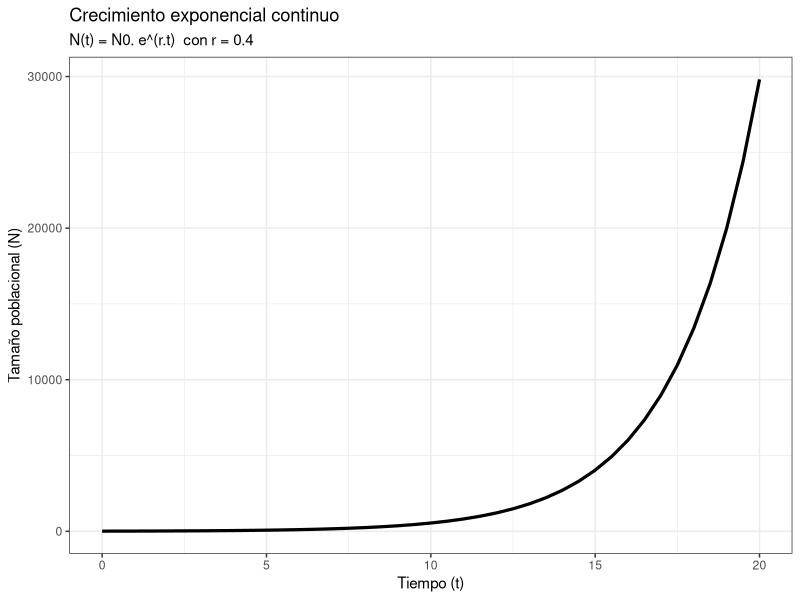
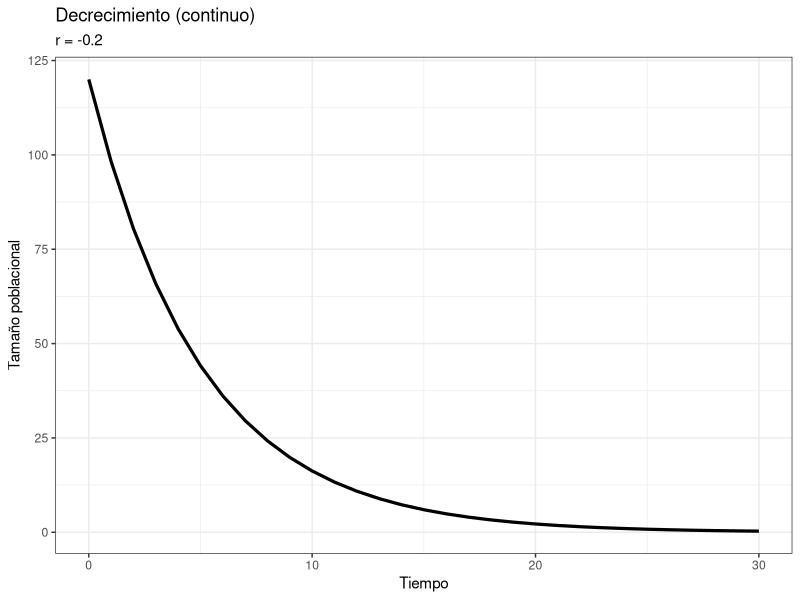
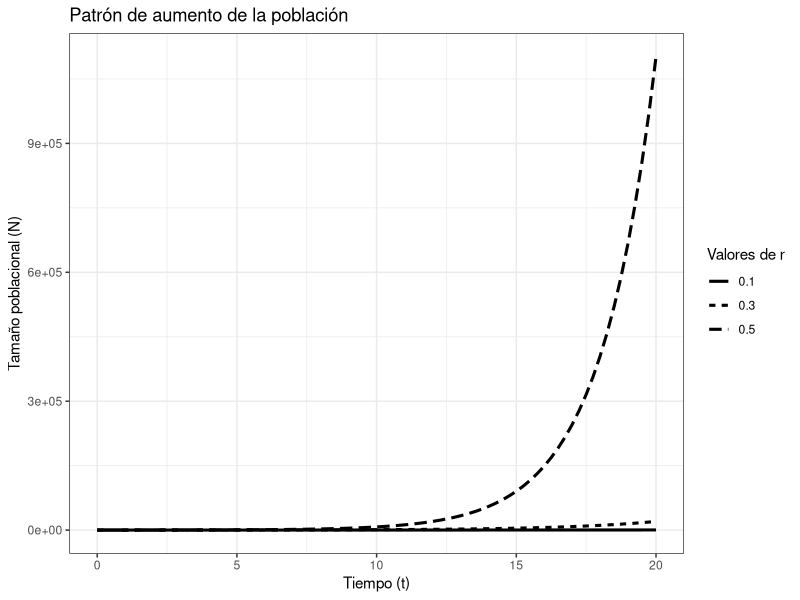
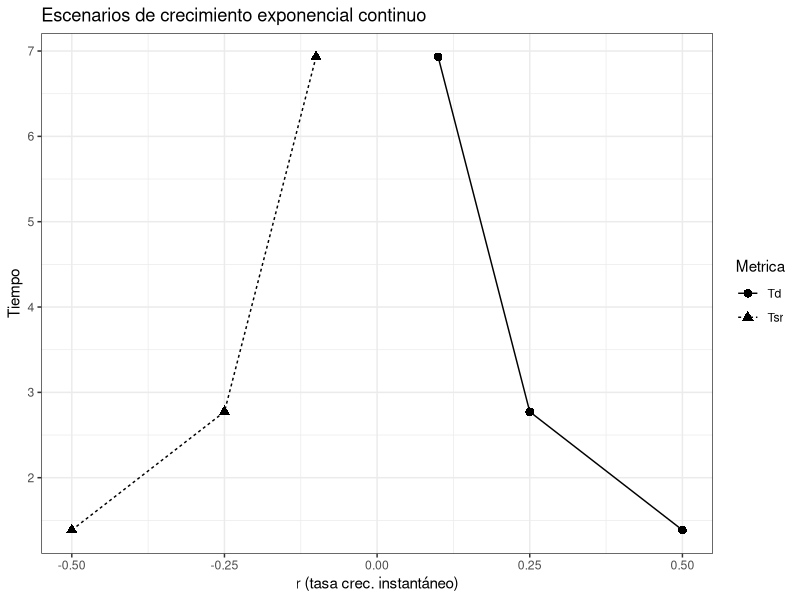
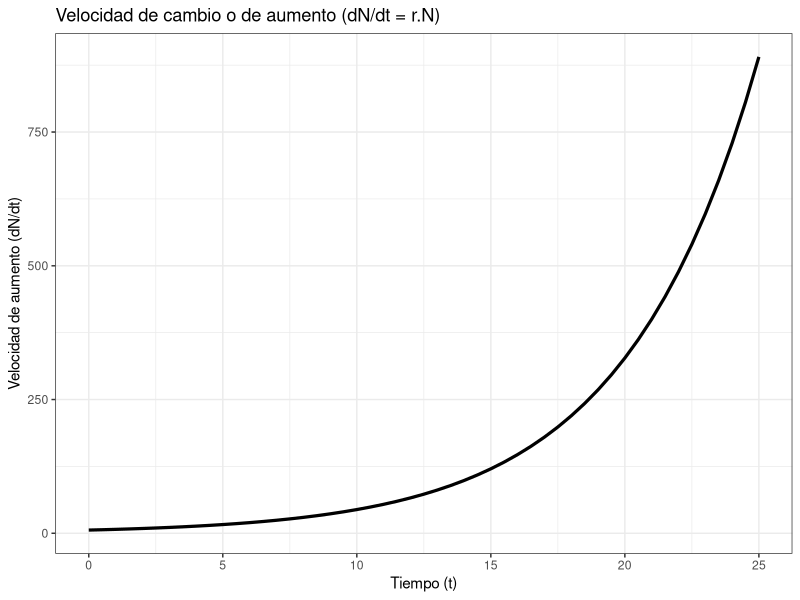
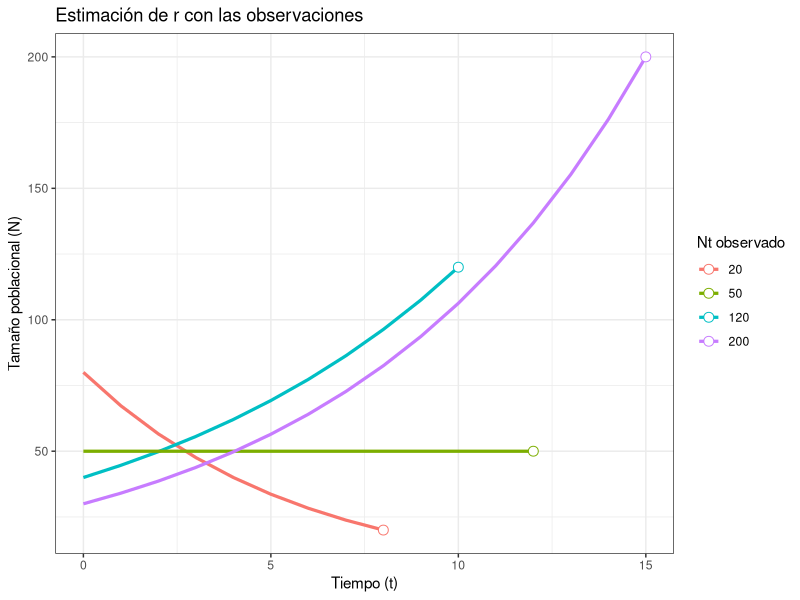
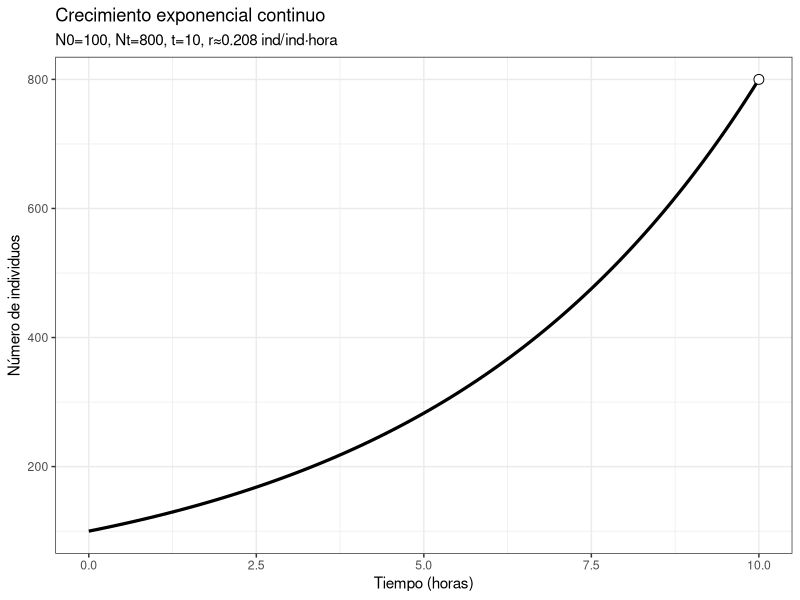

These figures' R source, in order:
## ---- chunk 1
#| label: setup-c4
library(tidyverse)
library(kableExtra)
## ---- chunk 2
#| label: fig-c4-3
#| fig-cap: Crecimiento exponencial en tiempo continuo para la muestra de la población de fitoplancton.
#| fig-pos: 'H'

# Parámetros del ejercicio
N0 <- 10
r  <- 0.4
t  <- seq(0, 20, by = 0.5)
tabla <- tibble(t, N = N0 * exp(r*t))

# Figura de la proyección exponencial
ggplot(tabla, aes(t, N)) +
  geom_line(linewidth = 1.1) +
  labs(title = "Crecimiento exponencial continuo",
       subtitle = "N(t) = N0. e^(r.t)  con r = 0.4",
       x = "Tiempo (t)", y = "Tamaño poblacional (N)") +
  theme_bw()
## ---- chunk 3
#| label: fig-c4-4
#| fig-cap: Patrón de reducción de la población de peces.
#| fig-pos: 'H'

# Parámetros del modelo
N0 <- 120
r  <- -0.2
t  <- seq(0, 30, by = 1)
tabla <- tibble(t, N = N0 * exp(r*t))

# Figura de la proyección
ggplot(tabla, aes(t, N)) +
  geom_line(linewidth = 1.1) +
  labs(title = "Decrecimiento (continuo)",
       subtitle = "r = -0.2",
       x = "Tiempo", y = "Tamaño poblacional") +
  theme_bw()
## ---- chunk 4
#| label: fig-c4-5
#| fig-cap: Patrón de crecimiento en poblaciones de insectos.
#| fig-pos: 'H'

# Parámetros del modelo
N0 <- 50
t  <- seq(0, 20, by = 0.25)
r  <- c(0.1, 0.3, 0.5)
tabla <- purrr::map_dfr(r, function(r)
         tibble(t, r = r, N = N0 * exp(r*t)))

# Figura de las proyecciones
ggplot(tabla, aes(t, N, group = factor(r), 
                   linetype = factor(r))) +
  geom_line(linewidth = 1.05) +
  labs(title = "Patrón de aumento de la población",
       linetype = "Valores de r", x = "Tiempo (t)", 
       y = "Tamaño poblacional (N)") +
  theme_bw()
## ---- chunk 5
#| label: tbl-c4-1a
#| tbl-cap: "Visualización de Td con r>0 y T(1/2) con r<0 en función del crecimiento instantáneo -> r"
#| message: false


# Valores de r
r_val <- c(-0.50, -0.25, -0.10, 0.10, 0.25, 0.50)

# Tabla inicial
tab <- 
  tibble(
  r  = r_val,
  Td = if_else(r> 0, log(2)/r, NA_real_),  # tiempo de duplicación
  Tsr = if_else(r< 0, log(0.5)/r, NA_real_) # medio tiempo (semirreducción)
)

# Tabla en formato largo
tab_largo <- 
  tab %>%
  pivot_longer(cols = c(Td, Tsr), 
               names_to = "Metrica", 
               values_to = "Tiempo") %>%
  filter(!is.na(Tiempo))

tab_largo %>% 
  head() %>% 
  kbl(booktabs  = TRUE, digits = 2,
      longtable = TRUE) %>% 
  kable_classic(full_width = FALSE)
## ---- chunk 6
#| label: fig-c4-6
#| fig-cap: "Visualización de Td con r>0 y T(1/2) con r<0 en función del crecimiento instantáneo -> r."
#| warning: false
#| fig-pos: 'H'

# Figura de la proyección
ggplot(tab_largo, aes(x = r, y = Tiempo, 
                     shape = Metrica, 
                     linetype = Metrica)) +
  geom_point(size = 2.6) +
  geom_line() +
  labs(x = "r (tasa crec. instantáneo)", 
       y = "Tiempo",
       title = "Escenarios de crecimiento exponencial continuo")+
  theme_bw()

## ---- chunk 7
#| label: fig-c4-7
#| fig-cap: Patrón de crecimiento exponencial para la población de invertebrados.
#| fig-pos: 'H'

# Parámetros del modelo
N0 <- 30; 
r <- 0.2; 
t <- seq(0, 25, by = 0.5)
N  <- N0 * exp(r*t)
dNdt <- r * N
tabla <- tibble(t, N, dNdt)

# Figura de la proyección
ggplot(tabla, aes(t, dNdt)) +
  geom_line(linewidth = 1.1) +
  labs(title = "Velocidad de cambio o de aumento (dN/dt = r.N)",x="Tiempo (t)", y="Velocidad de aumento (dN/dt)") +
  theme_bw()
## ---- chunk 8
#| label: tbl-c4-2
#| tbl-cap: "Estimación de r a partir de valores (No, Nt, t)."
#| message: false


# Escenarios hipotéticos
tabla <- 
  tribble(
  ~N0, ~Nt, ~t,
   40, 120, 10,   # crecimiento
   80,  20,  8,   # decrecimiento
   50,  50, 12,   # estable
   30, 200, 15    # crecimiento rápido
)

# Cálculo de r
resultados <- 
  tabla %>%
  mutate(r = log(Nt/N0)/t)

resultados %>% 
  head() %>% 
  kbl(booktabs  = TRUE, digits = 2,
      longtable = TRUE) %>% 
  kable_classic(full_width = FALSE)

## ---- chunk 9
#| label: fig-c4-8
#| fig-cap: "Trayectorias poblacionales estimadas a partir de r calculado con cuatro escenarios."
#| warning: false
#| fig-pos: 'H'

# Tabla con 10 valores de t por c/escenario
tabla1 <- 
  resultados %>%
  rowwise() %>%
  mutate(
      curva = list(tibble(
      tiempo = 0:t,
      N = N0 * exp(r * (0:t))
    ))
  ) %>%
  unnest(curva)

# Figura con las proyecciones
ggplot(tabla1, aes(x = tiempo, y = N, color = factor(Nt), group = interaction(N0, Nt, t))) +
  geom_line(linewidth = 1.1) +
  geom_point(data = resultados, aes(x = t, y = Nt), 
             size = 3, shape = 21, fill = "white") +
  labs(x = "Tiempo (t)", y = "Tamaño poblacional (N)",
       title = "Estimación de r con las observaciones",
       color = "Nt observado") +
  theme_bw()

## ---- chunk 10
#| label: fig-c4-9
#| fig-cap: "Crecimiento continuo estimado en bacterias (visualización)."
#| message: false
#| warning: false
#| fig-pos: 'H'

# Parámetros del modelo
N0 <- 100
Nt <- 800
t_max <- 10
r <- log(Nt/N0) / t_max
t <- seq(0, t_max, by = 0.1)
tabla <- tibble(t = t, N = N0 * exp(r * t))

# Figura de la proyección
ggplot(tabla, aes(t, N)) +
  geom_line(linewidth = 1.1) +
  geom_point(data = tibble(t = t_max, N = Nt), 
             size = 3, shape = 21, fill = "white") +
  labs(title = "Crecimiento exponencial continuo",
       subtitle = paste0("N0=", N0, ", Nt=", Nt, ", t=", t_max, ", r≈", round(r,3), 
                         " ind/ind·hora"),
       x = "Tiempo (horas)", y = "Número de individuos") +
  theme_bw()
